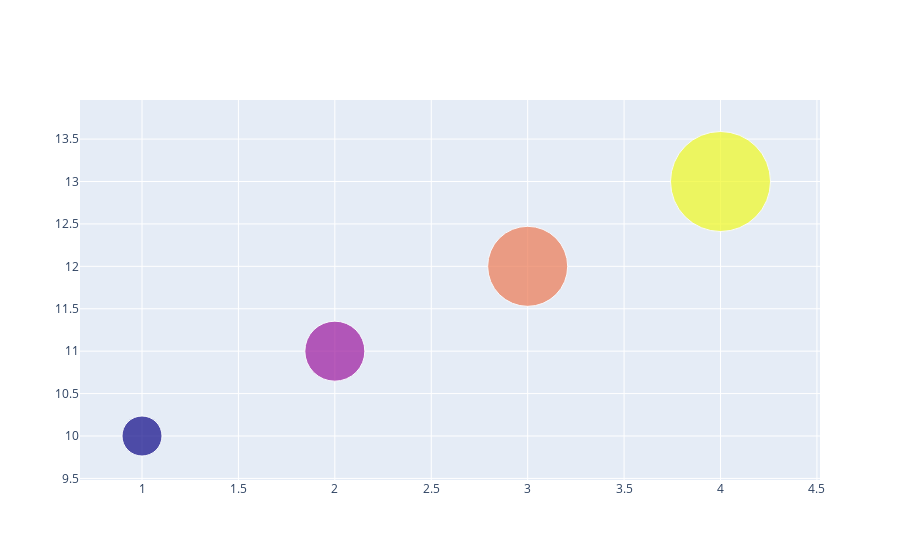

The code cell stored with this chart in its notebook:
### Code cell
import plotly.graph_objects as go

fig = go.Figure(data=go.Scatter(
    x=[1, 2, 3, 4],
    y=[10, 11, 12, 13],
    mode='markers',
    marker=dict(size=[40, 60, 80, 100],
                color=[0, 1, 2, 3])
))

fig.show()

### Figure 1 — Plotly figure (JSON) as saved in the notebook; plotly's stock layout.template omitted (floating-point values rounded to 4 significant figures)
{"data": [{"marker": {"color": [0, 1, 2, 3], "size": [40, 60, 80, 100]}, "mode": "markers", "type": "scatter", "x": [1, 2, 3, 4], "y": [10, 11, 12, 13]}], "layout": {}}
